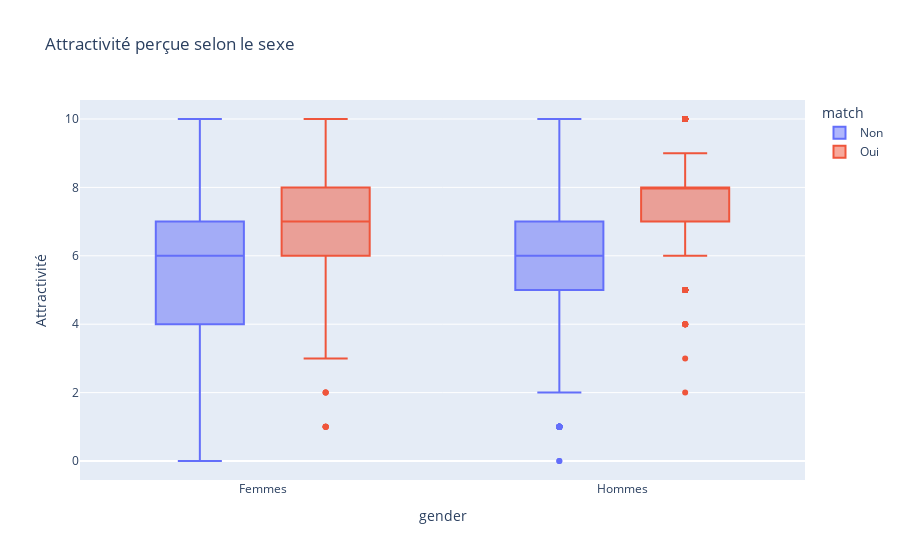

Notebook cell for this chart:
### Markdown cell above
Box plot de :
Attractivité
Sincèrité
Intelligence
Humour
Ambition
Intérêts partagés

### Code cell
# Boxplot: Attractiveness rated by gender
fig = px.box(df_tinder, x="gender", y="attr", color="match",
             labels={"attr": "Attractivité"},
             title="Attractivité perçue selon le sexe")
fig.show()

### Figure 1 — Plotly figure (JSON) as saved in the notebook; plotly's stock layout.template omitted (floating-point values rounded to 4 significant figures; data arrays with more than 128 entries replaced by an {"elided": "..."} marker saying what was removed)
{"data": [{"alignmentgroup": "True", "hovertemplate": "match=Non<br>gender=%{x}<br>Attractivité=%{y}<extra></extra>", "legendgroup": "Non", "marker": {"color": "#636efa"}, "name": "Non", "notched": false, "offsetgroup": "Non", "orientation": "v", "showlegend": true, "type": "box", "x": {"elided": "6998 str values"}, "x0": " ", "xaxis": "x", "y": {"elided": "6998 float values"}, "y0": " ", "yaxis": "y"}, {"alignmentgroup": "True", "hovertemplate": "match=Oui<br>gender=%{x}<br>Attractivité=%{y}<extra></extra>", "legendgroup": "Oui", "marker": {"color": "#EF553B"}, "name": "Oui", "notched": false, "offsetgroup": "Oui", "orientation": "v", "showlegend": true, "type": "box", "x": {"elided": "1380 str values"}, "x0": " ", "xaxis": "x", "y": {"elided": "1380 float values"}, "y0": " ", "yaxis": "y"}], "layout": {"boxmode": "group", "legend": {"title": {"text": "match"}, "tracegroupgap": 0}, "title": {"text": "Attractivité perçue selon le sexe"}, "xaxis": {"anchor": "y", "domain": [0, 1], "title": {"text": "gender"}}, "yaxis": {"anchor": "x", "domain": [0, 1], "title": {"text": "Attractivité"}}}}
